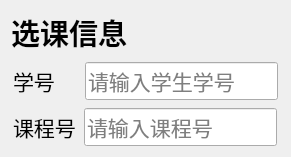
   <widget class="QWidget" name="layoutWidget">
    <property name="geometry">
     <rect>
      <x>340</x>
      <y>331</y>
      <width>291</width>
      <height>111</height>
     </rect>
    </property>
    <property name="sizePolicy">
     <sizepolicy hsizetype="Fixed" vsizetype="Preferred">
      <horstretch>0</horstretch>
      <verstretch>0</verstretch>
     </sizepolicy>
    </property>
    <layout class="QVBoxLayout" name="choiceInfo">
     <item>
      <widget class="QLabel" name="StudentInfoTitle_4">
       <property name="sizePolicy">
        <sizepolicy hsizetype="Fixed" vsizetype="Preferred">
         <horstretch>0</horstretch>
         <verstretch>0</verstretch>
        </sizepolicy>
       </property>
       <property name="font">
        <font>
         <family>宋体</family>
         <pointsize>22</pointsize>
        </font>
       </property>
       <property name="text">
        <string>&lt;html&gt;&lt;head/&gt;&lt;body&gt;&lt;p align=&quot;center&quot;&gt;&lt;span style=&quot; font-weight:600;&quot;&gt;选课信息&lt;/span&gt;&lt;/p&gt;&lt;/body&gt;&lt;/html&gt;</string>
       </property>
      </widget>
     </item>
     <item>
      <layout class="QHBoxLayout" name="choiceStudentID">
       <property name="spacing">
        <number>28</number>
       </property>
       <property name="topMargin">
        <number>2</number>
       </property>
       <property name="bottomMargin">
        <number>2</number>
       </property>
       <item>
        <widget class="QLabel" name="ID_label_2">
         <property name="sizePolicy">
          <sizepolicy hsizetype="Fixed" vsizetype="Preferred">
           <horstretch>0</horstretch>
           <verstretch>0</verstretch>
          </sizepolicy>
         </property>
         <property name="font">
          <font>
           <family>宋体</family>
           <pointsize>16</pointsize>
          </font>
         </property>
         <property name="text">
          <string>学号</string>
         </property>
        </widget>
       </item>
       <item>
        <widget class="QLineEdit" name="ID_input_5">
         <property name="sizePolicy">
          <sizepolicy hsizetype="Fixed" vsizetype="Fixed">
           <horstretch>0</horstretch>
           <verstretch>0</verstretch>
          </sizepolicy>
         </property>
         <property name="font">
          <font>
           <family>黑体</family>
           <pointsize>16</pointsize>
          </font>
         </property>
         <property name="text">
          <string/>
         </property>
         <property name="placeholderText">
          <string>请输入学生学号</string>
         </property>
        </widget>
       </item>
      </layout>
     </item>
     <item>
      <layout class="QHBoxLayout" name="choiceCourseID">
       <item>
        <widget class="QLabel" name="courseID_label_2">
         <property name="sizePolicy">
          <sizepolicy hsizetype="Fixed" vsizetype="Preferred">
           <horstretch>0</horstretch>
           <verstretch>0</verstretch>
          </sizepolicy>
         </property>
         <property name="maximumSize">
          <size>
           <width>63</width>
           <height>16777215</height>
          </size>
         </property>
         <property name="font">
          <font>
           <family>宋体</family>
           <pointsize>16</pointsize>
          </font>
         </property>
         <property name="text">
          <string>课程号</string>
         </property>
        </widget>
       </item>
       <item>
        <widget class="QLineEdit" name="courseID_input_2">
         <property name="sizePolicy">
          <sizepolicy hsizetype="Fixed" vsizetype="Fixed">
           <horstretch>0</horstretch>
           <verstretch>0</verstretch>
          </sizepolicy>
         </property>
         <property name="font">
          <font>
           <family>黑体</family>
           <pointsize>16</pointsize>
          </font>
         </property>
         <property name="placeholderText">
          <string>请输入课程号</string>
         </property>
        </widget>
       </item>
      </layout>
     </item>
    </layout>
   </widget>
